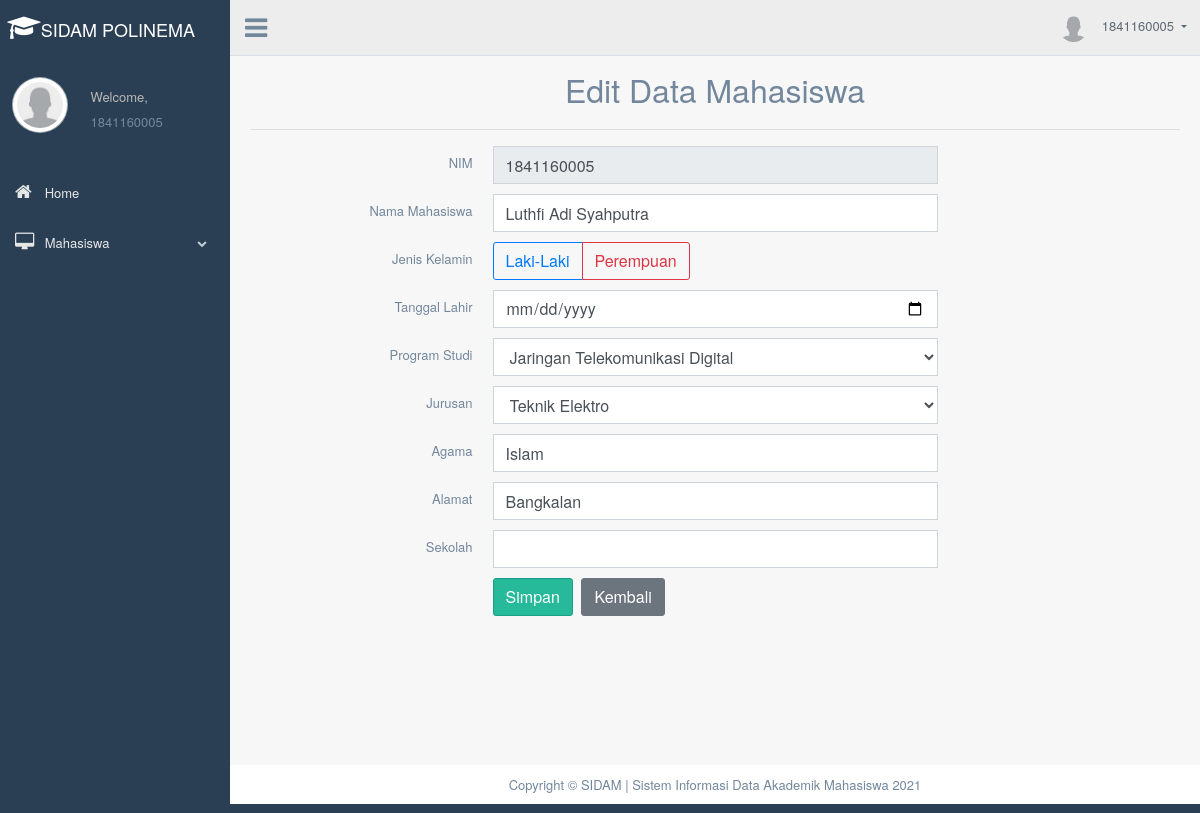
Screenshot of /halaman_user.php?page=edit_mhs&Nim=1841160005 (signed in) with the database file from the repository.
### tables this page shows
CREATE TABLE `mahasiswa` (
  `Nim` int(10) NOT NULL,
  `Nama_Mhs` varchar(50) NOT NULL,
  `Nik_Mhs` varchar(16) NOT NULL,
  `Jenis_Kelamin` varchar(50) NOT NULL,
  `Program_Studi` varchar(50) NOT NULL,
  `Jurusan` varchar(30) NOT NULL,
  `Tanggal_Lahir` date NOT NULL,
  `Agama` varchar(10) NOT NULL,
  `Alamat` varchar(50) NOT NULL,
  `Sekolah` varchar(30) NOT NULL,
  `Alamat_Sekolah` varchar(50) NOT NULL,
  `Tahun_Lulus` year(4) NOT NULL,
  `Nama_Ayah` varchar(50) NOT NULL,
  `Nik_Ayah` varchar(16) NOT NULL,
  `Pekerjaan_Ayah` varchar(30) NOT NULL,
  `Nama_Ibu` varchar(50) NOT NULL,
  `Nik_Ibu` varchar(16) NOT NULL,
  `Pekerjaan_Ibu` varchar(30) NOT NULL
);

### editmhs.php (the view, shortened to what this page needs)
<?php include('config.php'); ?>
	<div class="container" style="margin-top:20px">
		<center><font size="6">Edit Data Mahasiswa</font></center>
		<hr>
		<?php
		if(isset($_GET['Nim'])){
			$Nim = $_GET['Nim'];
			$select = mysqli_query($koneksi, "SELECT * FROM mahasiswa WHERE Nim='$Nim'") or die(mysqli_error($koneksi));
			if(mysqli_num_rows($select) == 0){
				echo '<div class="alert alert-warning">Data tidak ada dalam database.</div>';
				exit();
			}else{
				$data = mysqli_fetch_assoc($select);
			}
		}
		?>
		<form action="halaman_user.php?page=edit_mhs&Nim=<?php echo $Nim; ?>" method="post">
			<div class="item form-group">
				<label class="col-form-label col-md-3 col-sm-3 label-align">NIM</label>
				<div class="col-md-6 col-sm-6">
					<input type="text" name="Nim" class="form-control" size="4" value="<?php echo $data['Nim']; ?>" readonly required>
				</div>
			</div>
			<div class="item form-group">
				<label class="col-form-label col-md-3 col-sm-3 label-align">Nama Mahasiswa</label>
				<div class="col-md-6 col-sm-6">
					<input type="text" name="Nama_Mhs" class="form-control" value="<?php echo $data['Nama_Mhs']; ?>" required>
				</div>
			</div>
			<div class="item form-group">
				<label class="col-form-label col-md-3 col-sm-3 label-align">Jenis Kelamin</label>
				<div class="col-md-6 col-sm-6 ">
					<div class="btn-group" data-toggle="buttons">
						<label class="btn btn-outline-primary" data-toggle-class="btn-primary" data-toggle-passive-class="btn-default">
							<input type="radio" class="join-btn" name="Jenis_Kelamin" value="Laki-Laki" <?php if($data['Jenis_Kelamin'] == 'Laki-Laki'){ echo 'checked'; } ?> required>Laki-Laki
						</label>
						<label class="btn btn-outline-danger" data-toggle-class="btn-primary" data-toggle-passive-class="btn-default">
							<input type="radio" class="join-btn" name="Jenis_Kelamin" value="Perempuan" <?php if($data['Jenis_Kelamin'] == 'Perempuan'){ echo 'checked'; } ?> required>Perempuan
						</label>
					</div>
				</div>
			</div>
			<div class="item form-group">
				<label class="col-form-label col-md-3 col-sm-3 label-align">Tanggal Lahir</label>
				<div class="col-md-6 col-sm-6">
					<input type="date" name="Tanggal_Lahir" class="form-control" size="4" value="<?php echo $data['Tanggal_Lahir']; ?>" required>
				</div>
			</div>
			<div class="item form-group">
				<label class="col-form-label col-md-3 col-sm-3 label-align">Program Studi</label>
				<div class="col-md-6 col-sm-6">
					<select name="Program_Studi" class="form-control" required>
						<option value="Jaringan Telekomunikasi Digital" <?php if($data['Program_Studi'] == 'Jaringan Telekomunikasi Digital'){ echo 'selected'; } ?>>Jaringan Telekomunikasi Digital</option>
					</select>
				</div>
			</div>
			<div class="item form-group">
				<label class="col-form-label col-md-3 col-sm-3 label-align">Jurusan</label>
				<div class="col-md-6 col-sm-6">
					<select name="Jurusan" class="form-control" required>
						<option value="Teknik Elektro" <?php if($data['Jurusan'] == 'Teknik Elektro'){ echo 'selected'; } ?>>Teknik Elektro</option>
						</select>
				</div>
			</div>
			<form method="post">
			<div class="item form-group">
				<label class="col-form-label col-md-3 col-sm-3 label-align">Agama</label>
				<div class="col-md-6 col-sm-6">
					<input type="text" name="Agama" class="form-control" size="4" value="<?php echo $data['Agama']; ?>" required>
				</div>
			</div>
			<form method="post">
			<div class="item form-group">
				<label class="col-form-label col-md-3 col-sm-3 label-align">Alamat</label>
				<div class="col-md-6 col-sm-6">
					<input type="text" name="Alamat" class="form-control" size="4" value="<?php echo $data['Alamat']; ?>" required>
				</div>
			</div>
			<div class="item form-group">
				<label class="col-form-label col-md-3 col-sm-3 label-align">Sekolah</label>
				<div class="col-md-6 col-sm-6">
					<input type="text" name="Sekolah" class="form-control" size="4" value="<?php echo $data['Sekolah']; ?>" required>
				</div>
			</div>
			<div class="item form-group">
				<div class="col-md-6 col-sm-6 offset-md-3">
					<input type="submit" name="submit" class="btn btn-success" value="Simpan">
					<a href="halaman_user.php?page=tampil_mhs" class="btn btn-secondary">Kembali</a>
				</div>
			</div>
		</form>
	</div>

### rows the page displays
mahasiswa: Nim "1841160005", Nama_Mhs "Luthfi Adi Syahputra", Program_Studi "Jaringan Telekomunikasi Digital", Jurusan "Teknik Elektro", Agama "Islam", Alamat "Bangkalan"

### other values shown
$_SESSION['username'] "1841160005"
